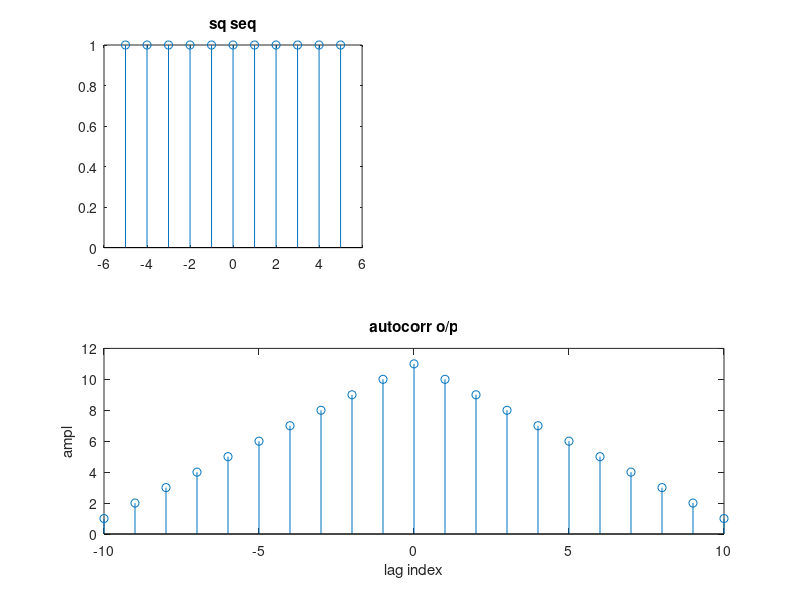

This chart was generated by the following MATLAB code:
%comp of autocorr of rect seq
n=-5:5;
N=10;
%gen sq seq
x=ones(1,11);
%comp corr seq
%r=conv(x,fliplr(x);
r=xcorr(x);
disp('autocorr seq of r=');
disp(r);
subplot(2,2,1);
stem(n,x);
title('sq seq');
subplot(2,1,2);
k=-N:N;
stem(k,r);
title('autocorr o/p');
xlabel('lag index');
ylabel('ampl');

